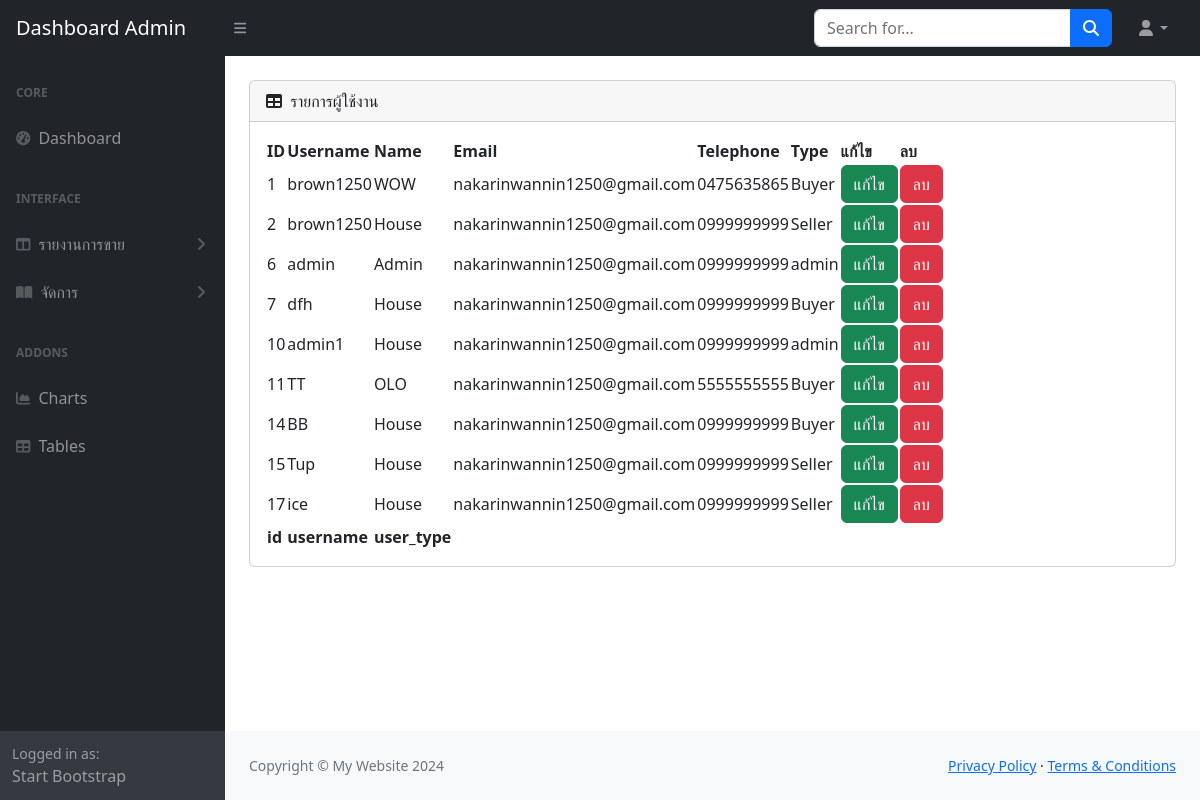
The app's page /admin/edit_user.php with its own data.
### tables this page shows
CREATE TABLE `user_form` (
  `id` int(255) NOT NULL,
  `username` varchar(255) NOT NULL,
  `name` varchar(255) NOT NULL,
  `email` varchar(255) NOT NULL,
  `telephone` varchar(10) NOT NULL,
  `password` varchar(255) NOT NULL,
  `user_type` varchar(255) NOT NULL,
  `bank` varchar(255) NOT NULL COMMENT 'ชื่อธนาคาร',
  `bank_number` varchar(10) NOT NULL COMMENT 'เลขที่บัญชี'
);

### admin/edit_user.php (the view, shortened to what this page needs)
<!DOCTYPE html>
<html lang="en">
    <head>
        <link href="https://cdn.jsdelivr.net/npm/simple-datatables@7.1.2/dist/style.min.css" rel="stylesheet" />
        <link href="css/styles.css" rel="stylesheet" />
    </head>
    <body class="sb-nav-fixed">
        <?php
        include 'menu1.php';
        ?>
            <div id="layoutSidenav_content">
                <main><br>
                    <div class="container-fluid px-4">
                        <div class="card mb-4">
                            <div class="card-header">
                                <i class="fas fa-table me-1"></i>
                                รายการผู้ใช้งาน
                            </div>
                            <div class="card-body">
                                <table id="datatablesSimple">
                                    <thead>
                                        <tr>
                                            <th>ID</th>
                                            <th>Username</th>
                                            <th>Name</th>
                                            <th>Email</th>
                                            <th>Telephone</th>
                                            <th>Type</th>
                                            <th>แก้ไข</th>
                                            <th>ลบ</th>
                                        </tr>
                                    </thead>
                                    <tfoot>
                                        <tr>
                                            <th>id</th>
                                            <th>username</th>
                                            <th>user_type</th>
                                        </tr>
                                    </tfoot>
                                    <tbody>
                                    <?php
                                    $sql="SELECT * FROM user_form";
                                    $hand=mysqli_query($conn,$sql);
                                    while($row=mysqli_fetch_array($hand)){
                                    ?>
                                        <tr>
                                            <td><?=$row['id']?></td>
                                            <td><?=$row['username']?></td>
                                            <td><?=$row['name']?></td>
                                            <td><?=$row['email']?></td>
                                            <td><?=$row['telephone']?></td>
                                            <td><?=$row['user_type']?></td>
                                            <td><a href="insert_edit.php?id=<?=$row['id']?>" class="btn btn-success">แก้ไข</a></td>
                                            <td><a href="delete_user.php?id=<?=$row['id']?>" class="btn btn-danger">ลบ</a></td>
                                        </tr>
                                        <?php
                                        }
                                        ?>
                                    </tbody>
                                </table>
                            </div>
                        </div>
                    </div>
                </main>
                <?php
        include 'footer.php';
        ?>
            </div>
        </div>
    </body>
</html>

### records on screen
user_form: id "1", username "brown1250", name "WOW", email "nakarinwannin1250@gmail.com", telephone "0475635865", user_type "Buyer"
user_form: id "2", username "brown1250", name "House", email "nakarinwannin1250@gmail.com", telephone "0999999999", user_type "Seller"
user_form: id "6", username "admin", name "Admin", email "nakarinwannin1250@gmail.com", telephone "0999999999", user_type "admin"
user_form: id "7", username "dfh", name "House", email "nakarinwannin1250@gmail.com", telephone "0999999999", user_type "Buyer"
user_form: id "10", username "admin1", name "House", email "nakarinwannin1250@gmail.com", telephone "0999999999", user_type "admin"
user_form: id "11", username "TT", name "OLO", email "nakarinwannin1250@gmail.com", telephone "5555555555", user_type "Buyer"
user_form: id "14", username "BB", name "House", email "nakarinwannin1250@gmail.com", telephone "0999999999", user_type "Buyer"
user_form: id "15", username "Tup", name "House", email "nakarinwannin1250@gmail.com", telephone "0999999999", user_type "Seller"
user_form: id "17", username "ice", name "House", email "nakarinwannin1250@gmail.com", telephone "0999999999", user_type "Seller"
